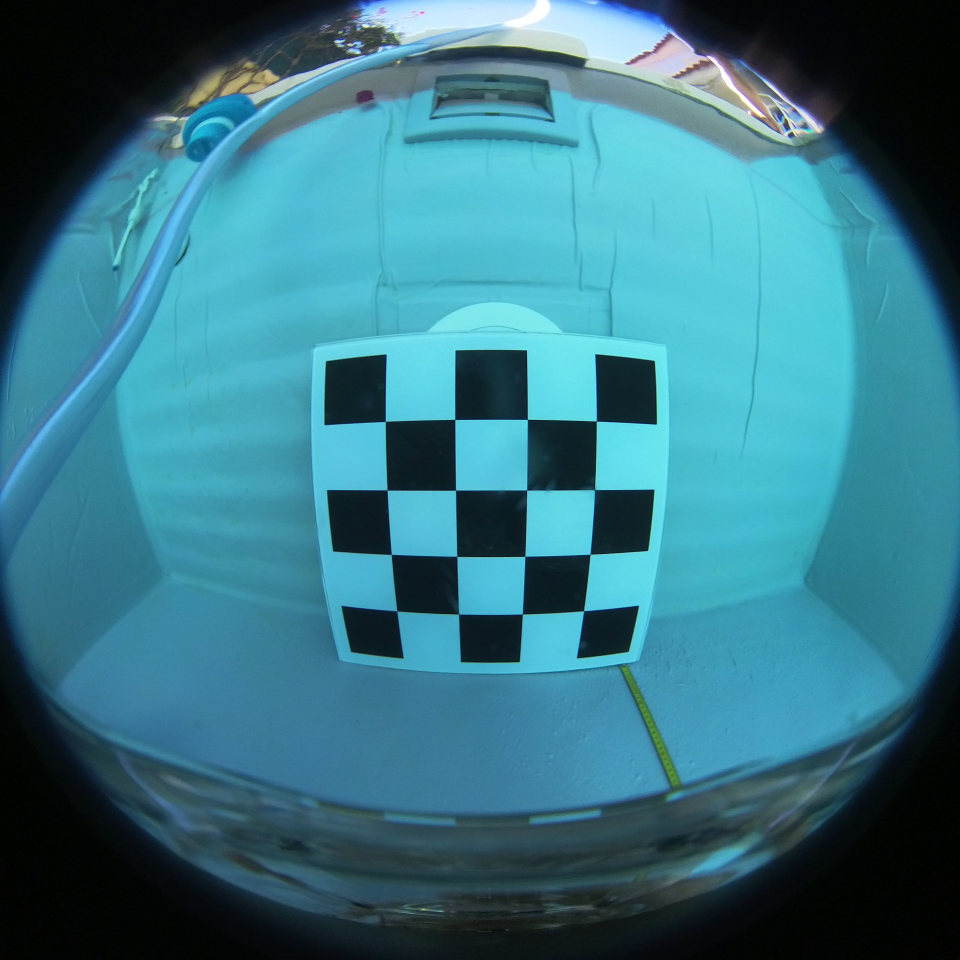
%> input picture proj/frame7.jpg, 2880 x 2880 px, given in place of frame7_reta1.png, which was not available (shown at 1/3 size)
$ octave confirmation.m   (GNU Octave 9; MATLAB toolbox functions it lacks are replaced by stand-ins)
%> lines starting %> are read from the running program, lines starting %| are printed output that depends on the picture; in (x1, y1, x2, y2) boxes, pixels count from 0 and x2, y2 are one past the last pixel; in counts of white or black regions, pixels touching at a corner belong together; the program's own positions count from 1; pictures that were not available may be replaced by others from this repository, and a replacement may not be noted
% Coordenadas 3D (em milímetros)
X = [0 1910 790 1085 760 1120 940 940;
     0 0    0   0    0   0    0   0;
     0 0    930 930  625 625  610 590];
x = [2414 502  1730 1215 1826 1136 1487 1485;
     1746 1737 439  429  873  859  907  978];

%%
img = imread('frame7_reta1.png');
if size(img,3) ~= 3
    error('Image is not RGB.');
end
R = img(:,:,1);
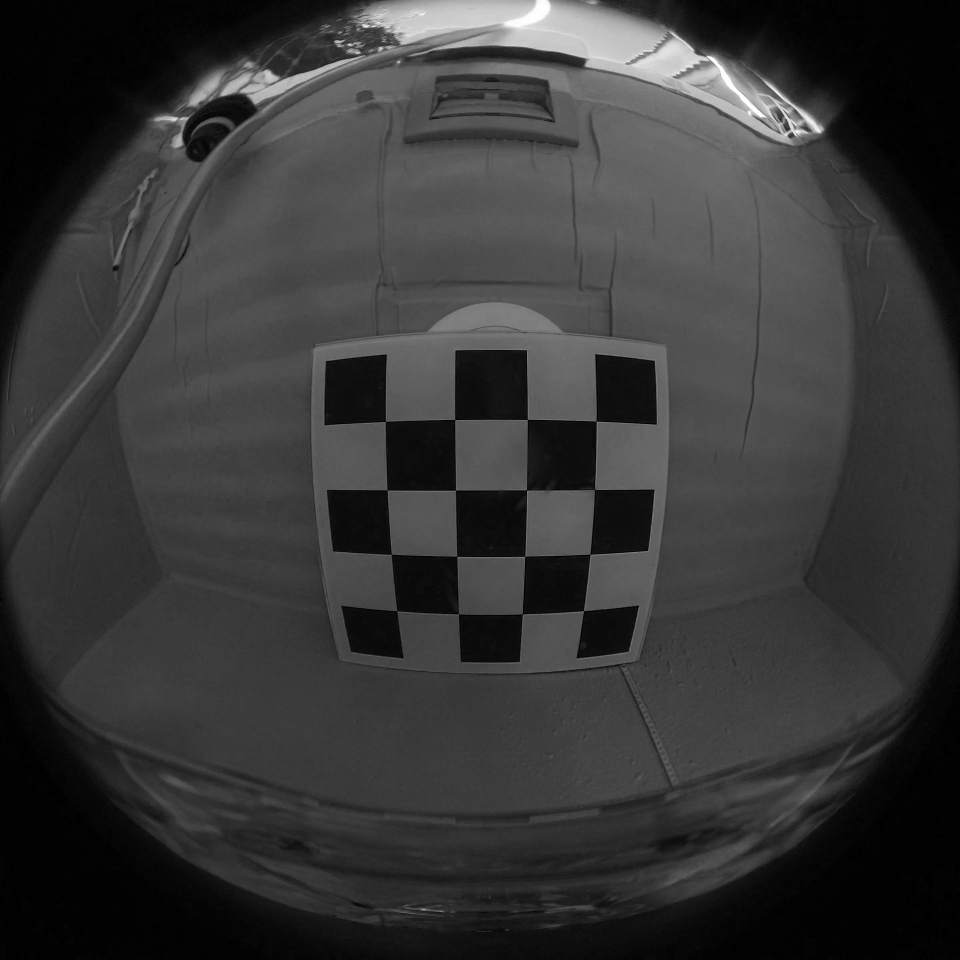
%> R: size 2880x2880 uint8 (shown at 1/3 size); min 0, max 255, mean 55
G = img(:,:,2);
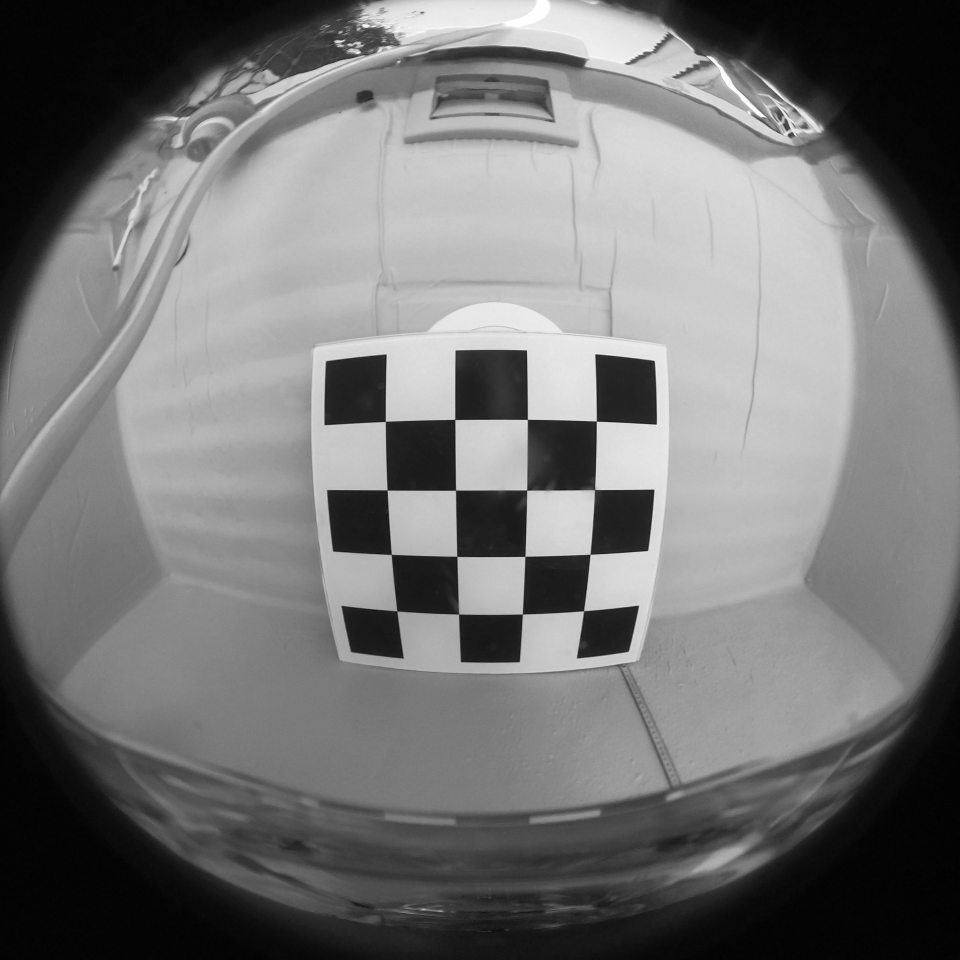
%> G: size 2880x2880 uint8 (shown at 1/3 size); min 0, max 255, mean 117.7
B = img(:,:,3);
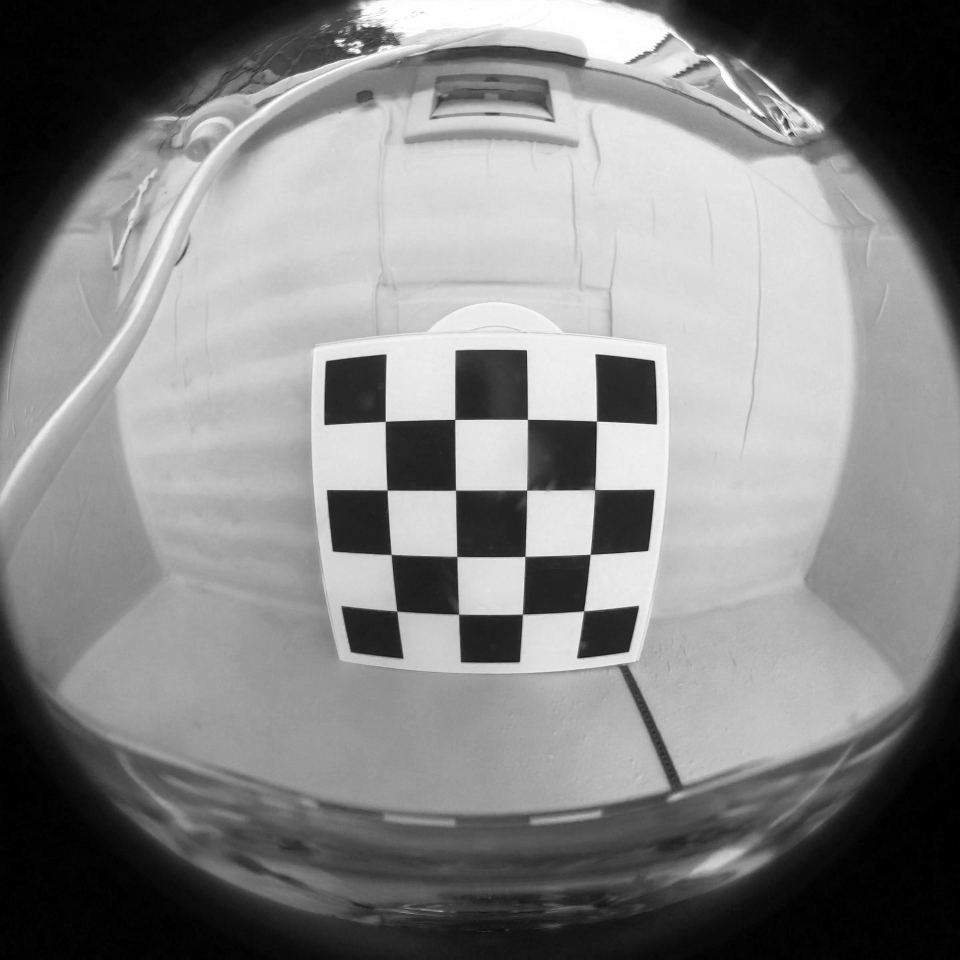
%> B: size 2880x2880 uint8 (shown at 1/3 size); min 0, max 255, mean 133.1
redMask = (R > 230);
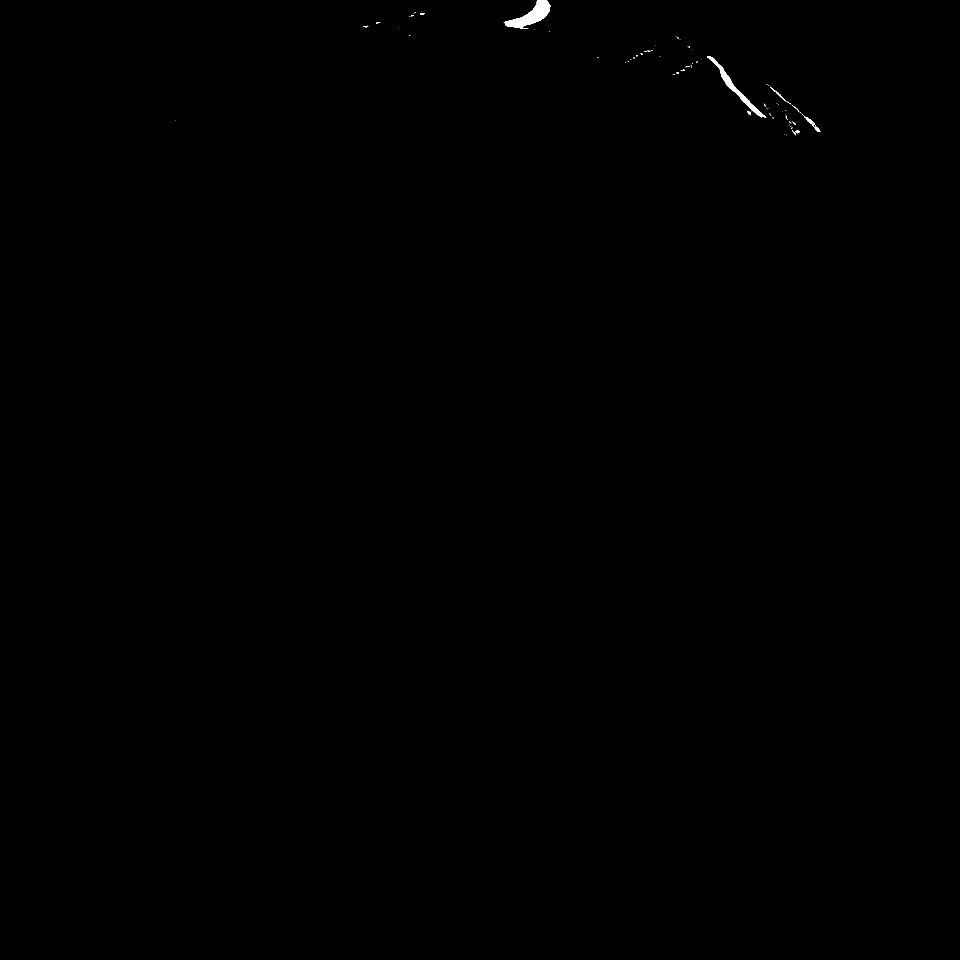
%> redMask: size 2880x2880 logical (shown at 1/3 size); 0.11% white; 117 white regions (102 under 20 px), largest, box (x1, y1, x2, y2) and area: (1511, 0, 1651, 86) 4854, (2121, 169, 2299, 354) 3061, (2412, 348, 2448, 378) 223
numRedPixels = sum(redMask(:));
%> numRedPixels = 9165
redMask(1:410, :) = false;
%> redMask: size 2880x2880 logical; 0.11% of pixels changed, all inside (x1, y1, x2, y2) = (526, 0, 2461, 407)
fprintf('Number of pure red pixels: %d\n', numRedPixels);
%| Number of pure red pixels: 9165
imshow(redMask);
title('Pure Red Pixels');
[row, col] = find(redMask);
%> row = []; col = []
l1 = [col.'; row.'];
%> l1 = []

%> (the run ends here)
